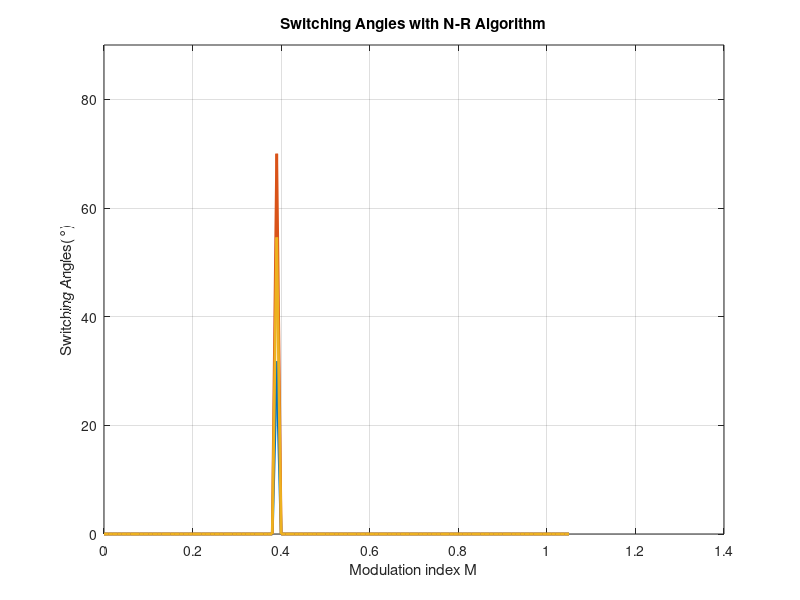

Write the MATLAB code that produced this figure.
%modified from 
%https://www.mathworks.com/matlabcentral/fileexchange/74369-newton-raphson-algorithm-for-selective-harmonic-elimination
%credit  Alla Eddine Toubal Maamar

clc;
clear all;
% A=input('The Modulation index, M=');
% A = 4/pi;
A = 1.05;
% k = 24;
k = 12;
d = k/4;
% u = [0.5 1 0.5 1 0.5 1];
% u = [1, -1, 1];
% u = [0, 0.5, 1];
% u = [1, -1, 1, -1];
% u = [0, 1, 0];
u = [0, 0.5, 1, 0.5];

% u = [0, 0.5, 1, 0.5];
du = diff(u);


M=0:0.01:A;
l = (1:d)*2 - 1;
Theta_list = zeros(length(M), d);

Theta0 = pi/180 * (linspace(20, 80, d));


% for ii=1:length(M)
for ii = 40;
    % Theta1=35*pi/180;
    % Theta2=55*pi/180;
    % Theta3=80*pi/180;
    % Theta = [Theta1, Theta2, Theta3];
    T=[M(ii)*pi/4, zeros(1, d-1)]';
    Theta = Theta0;
    for i=1:100        
        % F=[cos(Theta1)-cos(Theta2)+cos(Theta3);
        %    cos(3*Theta1)-cos(3*Theta2)+cos(3*Theta3);
        %    cos(5*Theta1)-cos(5*Theta2)+cos(5*Theta3)];
        F = (du *  cos(l' * Theta)')';
        % dF = diag(u.*l) * (sin(l' * Theta))';
        dF = -diag(l) * sin(l' * Theta) * diag(du);

        % dF=[-sin(Theta1) +sin(Theta2) -sin(Theta3);
        %     -3*sin(3*Theta1) +3*sin(3*Theta2) -3*sin(3*Theta3);
        %     -5*sin(5*Theta1) +5*sin(5*Theta2) -5*sin(5*Theta3)];
        dTheta=(dF \ (T-F));
        
        % Theta=[Theta1;Theta2;Theta3]*180/pi
        
        % dTheta*180/pi;
    % Theta1=Theta1+dTheta(1);
    % Theta2=Theta2+dTheta(2);
    % Theta3=Theta3+dTheta(3);
        Theta = Theta + dTheta';
        if norm(dTheta)>-1e-15 & norm(dTheta)<1e-15
            break;
        end
    end
    Theta = Theta * 180/pi;
    Theta_list(ii, :) = Theta;
    Theta0 = Theta;


end

%% plot the result
figure(100)
clf
plot(M,Theta_list','LineWidth',2);
% hold on;
% plot(M,Theta22,'r','LineWidth',2);
% hold on;
% plot(M,Theta33,'k','LineWidth',2);
ylim([0 90]);grid on;
xlabel('Modulation index M');
ylabel('Switching Angles(°)');
title('Switching Angles with N-R Algorithm');
